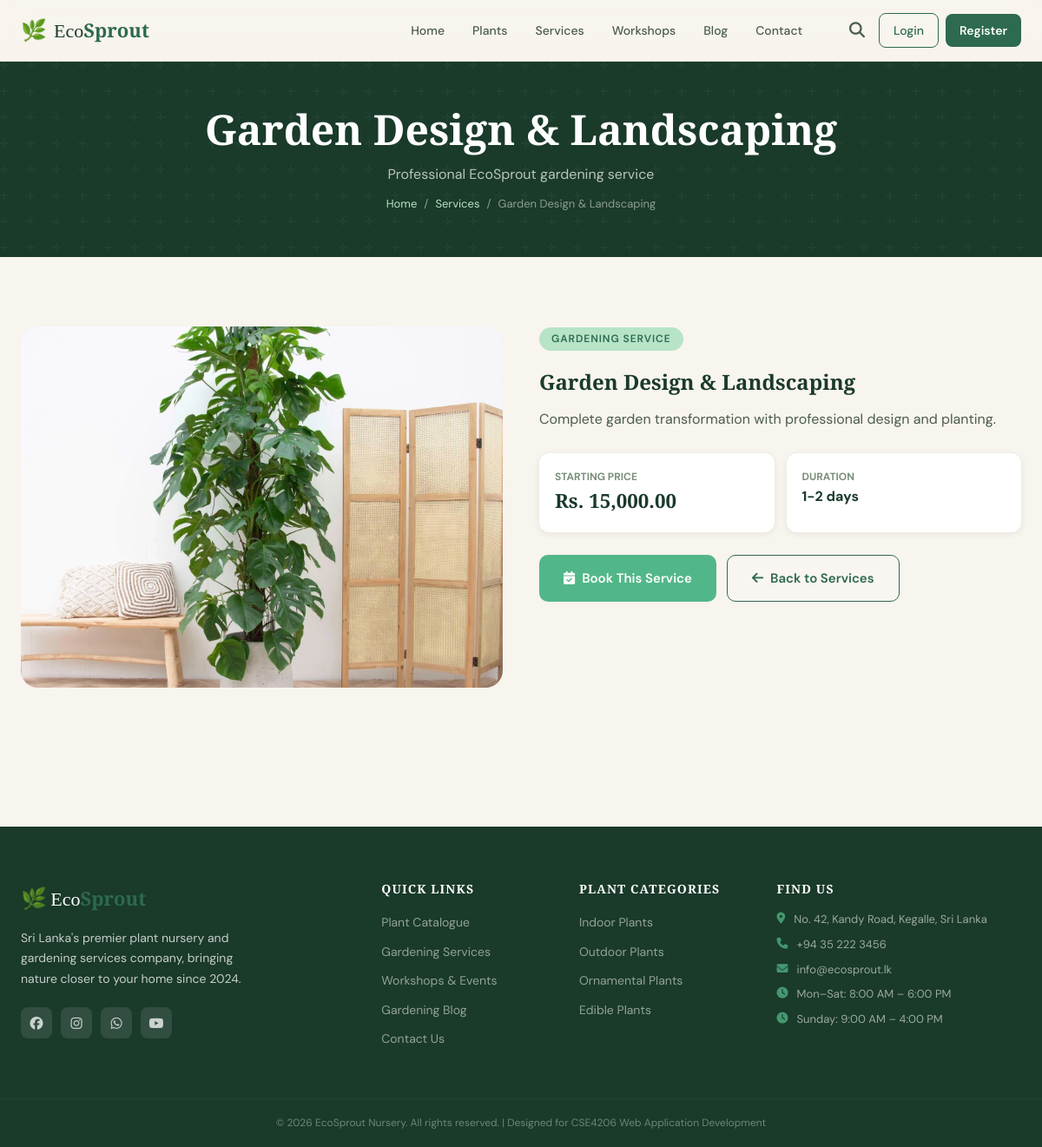
The app's page /service_detail.php?id=1 with its own data.
### tables this page shows
CREATE TABLE services (
    id INT AUTO_INCREMENT PRIMARY KEY,
    name VARCHAR(150) NOT NULL,
    description TEXT,
    price DECIMAL(10,2),
    duration VARCHAR(50),
    image VARCHAR(255),
    is_active TINYINT(1) DEFAULT 1,
    created_at TIMESTAMP DEFAULT CURRENT_TIMESTAMP
);

### includes/config.php (called while the page is built, shortened)
<?php
function formatPrice($price) {
    return 'Rs. ' . number_format((float)$price, 2);
}
?>

### service_detail.php (the view, shortened to what this page needs)
<?php
require_once 'includes/config.php';
$id = intval($_GET['id'] ?? 0);
$service = $conn->query("SELECT * FROM services WHERE id=$id AND is_active=1")->fetch_assoc();
require_once 'includes/header.php';
?>
<div class="page-hero" style="min-height:auto; padding:50px 24px;">
    <h1><?= htmlspecialchars($service['name']) ?></h1>
    <p>Professional EcoSprout gardening service</p>
    <div class="breadcrumb">
        <a href="<?= SITE_URL ?>">Home</a><span>/</span>
        <a href="<?= SITE_URL ?>/services.php">Services</a><span>/</span>
        <span><?= htmlspecialchars($service['name']) ?></span>
    </div>
</div>
<div class="section">
    <div style="display:grid; grid-template-columns:1fr 1fr; gap:42px; align-items:start;">
        <div style="border-radius:var(--radius-lg); overflow:hidden; background:var(--cream-dark); aspect-ratio:4/3;">
            <img src="<?= !empty($service['image']) ? SITE_URL . '/uploads/services/' . htmlspecialchars($service['image']) : '<?= SITE_URL ?>/uploads/services/landscape-design.jpg' ?>"
                 alt="<?= htmlspecialchars($service['name']) ?>" style="width:100%; height:100%; object-fit:cover;">
        </div>
        <div>
            <div class="section-tag">Gardening Service</div>
            <h2 style="margin:10px 0 14px;"><?= htmlspecialchars($service['name']) ?></h2>
            <p style="color:var(--text-mid); line-height:1.8; margin-bottom:24px;"><?= nl2br(htmlspecialchars($service['description'] ?? '')) ?></p>
            <div style="display:grid; grid-template-columns:1fr 1fr; gap:14px; margin-bottom:26px;">
                <div style="background:white; border-radius:var(--radius); padding:18px; box-shadow:var(--shadow-sm);">
                    <div style="font-size:12px; color:var(--text-light); text-transform:uppercase; font-weight:700;">Starting Price</div>
                    <div style="font-size:1.4rem; color:var(--green-dark); font-family:'Playfair Display',serif; font-weight:700;"><?= formatPrice($service['price']) ?></div>
                </div>
                <div style="background:white; border-radius:var(--radius); padding:18px; box-shadow:var(--shadow-sm);">
                    <div style="font-size:12px; color:var(--text-light); text-transform:uppercase; font-weight:700;">Duration</div>
                    <div style="font-size:1rem; color:var(--green-dark); font-weight:700;"><?= htmlspecialchars($service['duration'] ?: 'Custom') ?></div>
                </div>
            </div>
            <div style="display:flex; gap:12px; flex-wrap:wrap;">
                <a href="<?= SITE_URL ?>/contact.php?category=service&subject=<?= urlencode('Enquiry about ' . $service['name']) ?>" class="btn-primary">
                    <i class="fas fa-calendar-check"></i> Book This Service
                </a>
                <a href="<?= SITE_URL ?>/services.php" class="btn-secondary" style="border-color:var(--green-mid); color:var(--green-mid);">
                    <i class="fas fa-arrow-left"></i> Back to Services
                </a>
            </div>
        </div>
    </div>
</div>
<?php require_once 'includes/footer.php'; ?>

### css/style.css (style rules this page uses)
:root { --green-dark: #1a3a2a; --green-mid: #2d6a4f; --green-light: #52b788; --green-pale: #b7e4c7; --cream: #f8f4ee; --cream-dark: #ede8df; --brown: #7c5c3c; --brown-light: #c4956a; --gold: #d4a843; --text-dark: #1c2e1c; --text-mid: #4a5e4a; --text-light: #7a8f7a; --white: #ffffff; --error: #c62828; --success: #2e7d32; --warning: #e65100; --shadow-sm: 0 2px 8px rgba(26,58,42,.08); --shadow-md: 0 6px 24px rgba(26,58,42,.12); --shadow-lg: 0 16px 48px rgba(26,58,42,.16); --radius: 12px; --radius-lg: 20px; --transition: all .3s cubic-bezier(.4,0,.2,1); }
*, *::before, *::after { box-sizing: border-box; margin: 0; padding: 0; }
html { scroll-behavior: smooth; }
body { font-family: 'DM Sans', sans-serif; background: var(--cream); color: var(--text-dark); line-height: 1.6; font-size: 16px; }
h1, h2, h3, h4, h5 { font-family: 'Playfair Display', serif; line-height: 1.2; color: var(--green-dark); }
a { color: inherit; text-decoration: none; transition: var(--transition); }
img { max-width: 100%; display: block; }
.btn-primary { display: inline-flex; align-items: center; gap: 8px; padding: 14px 28px; background: var(--green-light); color: white; border-radius: 10px; font-weight: 600; font-size: 15px; border: none; cursor: pointer; transition: var(--transition); }
.btn-secondary { display: inline-flex; align-items: center; gap: 8px; padding: 14px 28px; background: rgba(255,255,255,.1); color: white; border-radius: 10px; font-weight: 600; font-size: 15px; border: 1.5px solid rgba(255,255,255,.3); cursor: pointer; transition: var(--transition); }
.section { padding: 80px 24px; max-width: 1280px; margin: 0 auto; }
.section-tag { display: inline-block; padding: 4px 14px; background: var(--green-pale); color: var(--green-mid); border-radius: 50px; font-size: 12px; font-weight: 600; letter-spacing: .08em; text-transform: uppercase; margin-bottom: 12px; }
.page-hero { background: var(--green-dark); padding: 60px 24px; text-align: center; position: relative; overflow: hidden; }
.page-hero::after { content: ''; position: absolute; inset: 0; }
.page-hero h1 { font-size: clamp(1.8rem, 4vw, 3rem); color: white; margin-bottom: 10px; position: relative; z-index: 1; }
.page-hero p { color: rgba(255,255,255,.7); font-size: 16px; max-width: 500px; margin: 0 auto; position: relative; z-index: 1; }
.breadcrumb { display: flex; align-items: center; justify-content: center; gap: 8px; font-size: 13px; color: rgba(255,255,255,.5); margin-top: 12px; position: relative; z-index: 1; }
.breadcrumb a { color: var(--green-pale); }

### records on screen
services: name "Garden Design & Landscaping", image (picture), description "Complete garden transformation with professional design and planting.", price "Rs. 15,000.00", duration "1-2 days"
